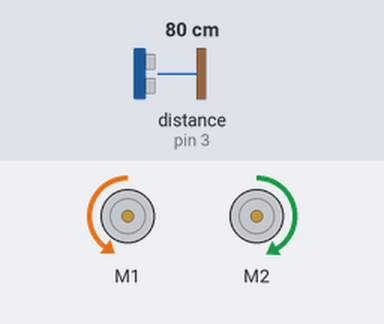
The sketch below on a simulated Arduino Uno, built with avr-gcc and run on an emulated ATmega328P. Shown: 2 × DC motor (green arrow = forward, orange = backward, longer = faster). Inputs (shaded band) come from the test bench; at power-on: distance to the obstacle (sensor on pin 3) 80 cm. Random numbers use the default seed unless the sketch sets one.

Above: at 1.2 s.
1.3 s: distance to the obstacle (sensor on pin 3) set to 48 cm
2.8 s: distance to the obstacle (sensor on pin 3) set to 39 cm
At 3.7 s:
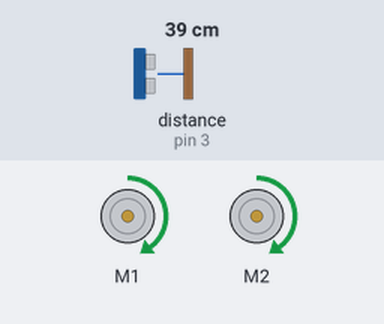
5.8 s: distance to the obstacle (sensor on pin 3) set to 27 cm
8.8 s: distance to the obstacle (sensor on pin 3) set to 22 cm
At 9.38 s:
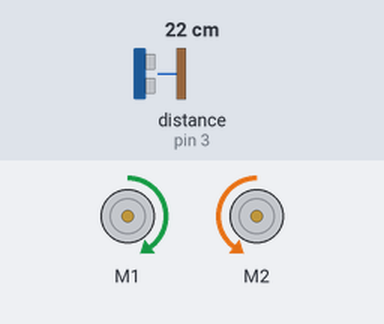
11.8 s: distance to the obstacle (sensor on pin 3) set to 35 cm
At 13.8 s:
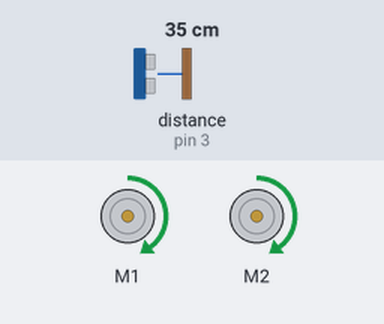
14.8 s: distance to the obstacle (sensor on pin 3) set to 2 cm
Timing chart, 0 to 18.8 s (numbered marks = the images above; inputs shaded):
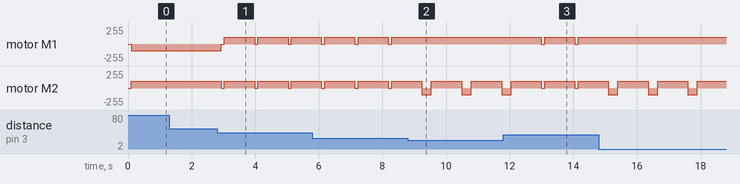

Measured:
- the behaviour switches between 45 and 44 cm on distance to the obstacle (sensor on pin 3) (found by bisection; images 0 and 1)
- the behaviour switches between 25 and 24 cm on distance to the obstacle (sensor on pin 3) (found by bisection; images 1 and 2)
- after the input at 1.3 s, every drawn part: stays the same
- after the input at 2.8 s, motor M1, motor M2: alternates forward 100/255 for 0.95 s and stopped for 0.10 s, starting after 0.12 s
- after the input at 11.8 s, motor M1: alternates forward 100/255 for 0.95 s and stopped for 0.10 s, starting after 1.2 s

The sketch:

Team_Arduino_v1.ino
```cpp
#include "MeOrion.h"

MeDCMotor rMotor(M1);MeDCMotor lMotor(M2);
MeUltrasonicSensor sens(PORT_3);

#define spd1 100
#define spd2 100
float x=0;
long rnd=0;
int d=0;
void setup() {
  Serial.begin(9600);
}
void loop() {
  x=sens.distanceCm();
  delay(100);
  if(x<45 && x>=25){
    brk();delay(100);
    if(d==1){r();}
    else{l();}
    delay(850);
  }
  else if(x<25 && x>.5){
    rev();delay(300);
    if(d==1){r();}
    else{l();}
    delay(850);
  }
  else{fwd();
    (rnd=random(3));
    if(rnd<1){d=1;}
    else{d=0;}
  }
}
void fwd(){rMotor.run(-spd1);lMotor.run(spd1+5);}
void rev(){rMotor.run(spd1);lMotor.run(-spd1);}
void brk(){rMotor.stop();lMotor.stop();}
void l(){rMotor.run(-spd1);lMotor.run(-spd1);}
void r(){rMotor.run(spd1);lMotor.run(spd1);}
```
